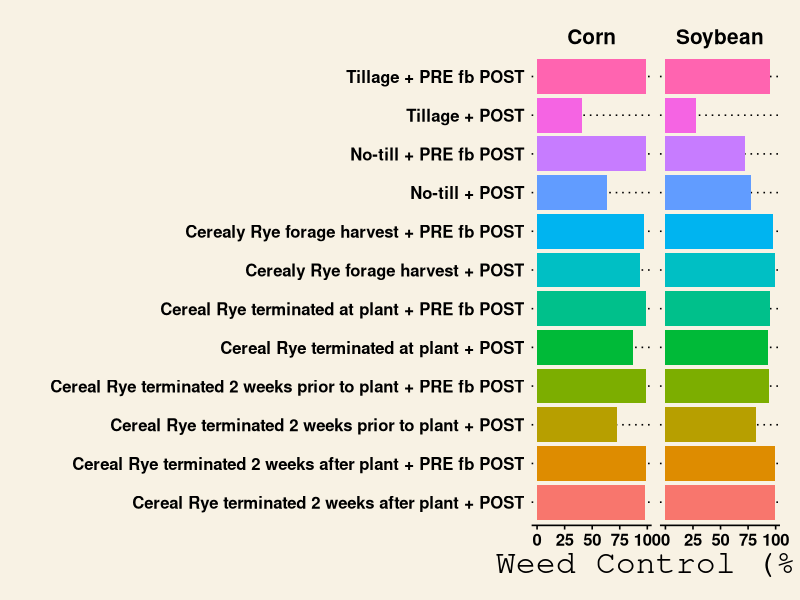

Reproduce this figure in R. (Note: this script raises an error after producing the figure.)
## ---- chunk 1
library(tidyverse)
library(ggplot2)
library(ggthemes)
## ---- chunk 2
Data <- read.csv("Data.csv")
glimpse(Data)
## ---- chunk 3
ggplot(Data, aes(x=trt, y=control, fill=trt)) + geom_bar(stat = "summary", fun.y = "mean") +
  coord_flip() + theme_wsj()+ facet_wrap(~crop) + 
  theme(legend.position = "none", axis.title = element_text(), strip.text = element_text(size=15, face="bold")) + labs(y="Weed Control (%)", x="") +
  ggsave("Kolby.pdf", height = 6, width = 12)
